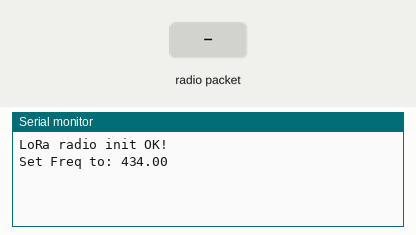
Recording of a sketch running on a simulated Arduino Uno, built with avr-gcc and run on an emulated ATmega328P. Shown: the last lines printed to the serial monitor. The test bench sets the inputs (shaded band). No radio packets arrive unless stated.

Above: at 3.3 s.
3.4 s: radio packet "1" arrives
At 4.3 s:
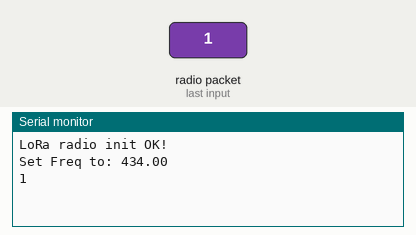
4.9 s: radio packet "0" arrives
At 5.7 s:
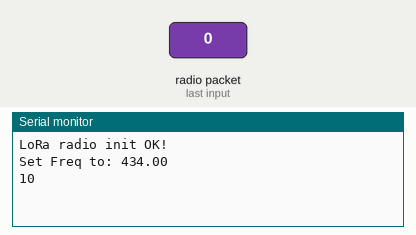

Measured:
- after the input at 3.4 s, the serial monitor: prints a new line at once (image 1)
- after the input at 4.9 s, the serial monitor: prints a new line at once (image 2)

The sketch:

transceiver.ino
```cpp
#include <SPI.h>
#include <RH_RF95.h>

const uint8_t RFM95_CS = 4;
const uint8_t RFM95_RST = 2;
const uint8_t RFM95_INT = 3;
const double RF95_FREQ = 434.0;
const uint8_t TX_POWER = 23;

// transciever specific greeting
const char* GREETING = "[GAMMA] has joined the game";

RH_RF95 rf95(RFM95_CS, RFM95_INT);

void setup()
{
    pinMode(RFM95_RST, OUTPUT);
    digitalWrite(RFM95_RST, HIGH);

    Serial.begin(921600);
    delay(100);

    digitalWrite(RFM95_RST, LOW);
    delay(10);
    digitalWrite(RFM95_RST, HIGH);
    delay(10);

    while (!rf95.init()) {
        Serial.println("LoRa radio init failed");
        while (1);
    }
    Serial.println("LoRa radio init OK!");

    // Defaults after init are 434.0MHz, modulation GFSK_Rb250Fd250, +13dbM
    if (!rf95.setFrequency(RF95_FREQ)) {
        Serial.println("setFrequency failed");
        while (1);
    }
    Serial.print("Set Freq to: ");
    Serial.println(RF95_FREQ);
    rf95.setTxPower(TX_POWER);

    delay(1000);

    rf95.send(GREETING, strlen(GREETING));

    delay(1000);
}

void loop()
{
    size_t available = Serial.available();
    uint8_t toSend[available];
    Serial.readBytes(toSend, available);

    if (available > 0)
    {
        rf95.send(toSend, available);
    }

    uint8_t buf[RH_RF95_MAX_MESSAGE_LEN];

    uint8_t len = sizeof(buf);
    if (rf95.waitAvailableTimeout(100) && rf95.recv(buf, &len))
    {
        Serial.write(buf, len);
    }
}
```
